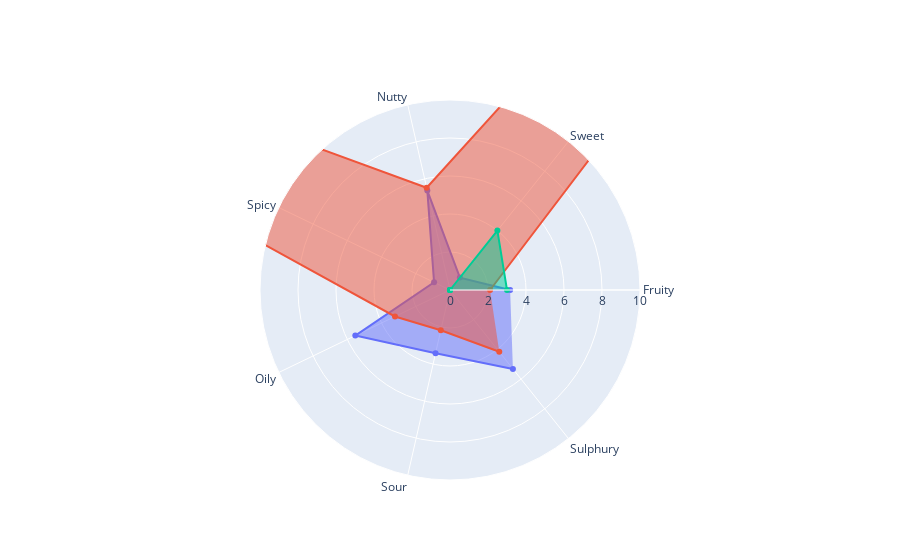

The notebook cell this image was saved under:
### Code cell
import plotly.graph_objects as go

fig = go.Figure()

fig.add_trace(go.Scatterpolar(
  r=(plot_fuzzy_OSA["Intensities"]),
  theta=list(plot_fuzzy_OSA.index),
  fill="toself",
  name='ms fuzzy'
))
fig.add_trace(go.Scatterpolar(
  r=([2.1095081445804507, 71.32969620151374,5.520885037968301, 47.365698207768276,3.21334096, 2.17385084, 4.160303]),
  theta=list(plot_fuzzy_OSA.index),
  fill="toself",
  name='ms binary'
))
fig.add_trace(go.Scatterpolar(
  r=([3,4,0,0,0,0,0]),
  theta=list(plot_fuzzy_OSA.index),
  fill="toself",
  name='panelist 1'
))

fig.update_layout(
  polar=dict(
    radialaxis=dict(
      visible=True,
       range=[0, 10]
    ),
  ),
  showlegend=False
)

fig.show()

### Figure 1 — Plotly figure (JSON) as saved in the notebook; plotly's stock layout.template omitted (floating-point values rounded to 4 significant figures)
{"data": [{"fill": "toself", "name": "ms fuzzy", "r": [3.165, 0.8347, 5.368, 0.93, 5.532, 3.411, 5.311], "theta": ["Fruity", "Sweet", "Nutty", "Spicy", "Oily", "Sour", "Sulphury"], "type": "scatterpolar"}, {"fill": "toself", "name": "ms binary", "r": [2.11, 71.33, 5.521, 47.37, 3.213, 2.174, 4.16], "theta": ["Fruity", "Sweet", "Nutty", "Spicy", "Oily", "Sour", "Sulphury"], "type": "scatterpolar"}, {"fill": "toself", "name": "panelist 1", "r": [3, 4, 0, 0, 0, 0, 0], "theta": ["Fruity", "Sweet", "Nutty", "Spicy", "Oily", "Sour", "Sulphury"], "type": "scatterpolar"}], "layout": {"polar": {"radialaxis": {"range": [0, 10], "visible": true}}, "showlegend": false}}
